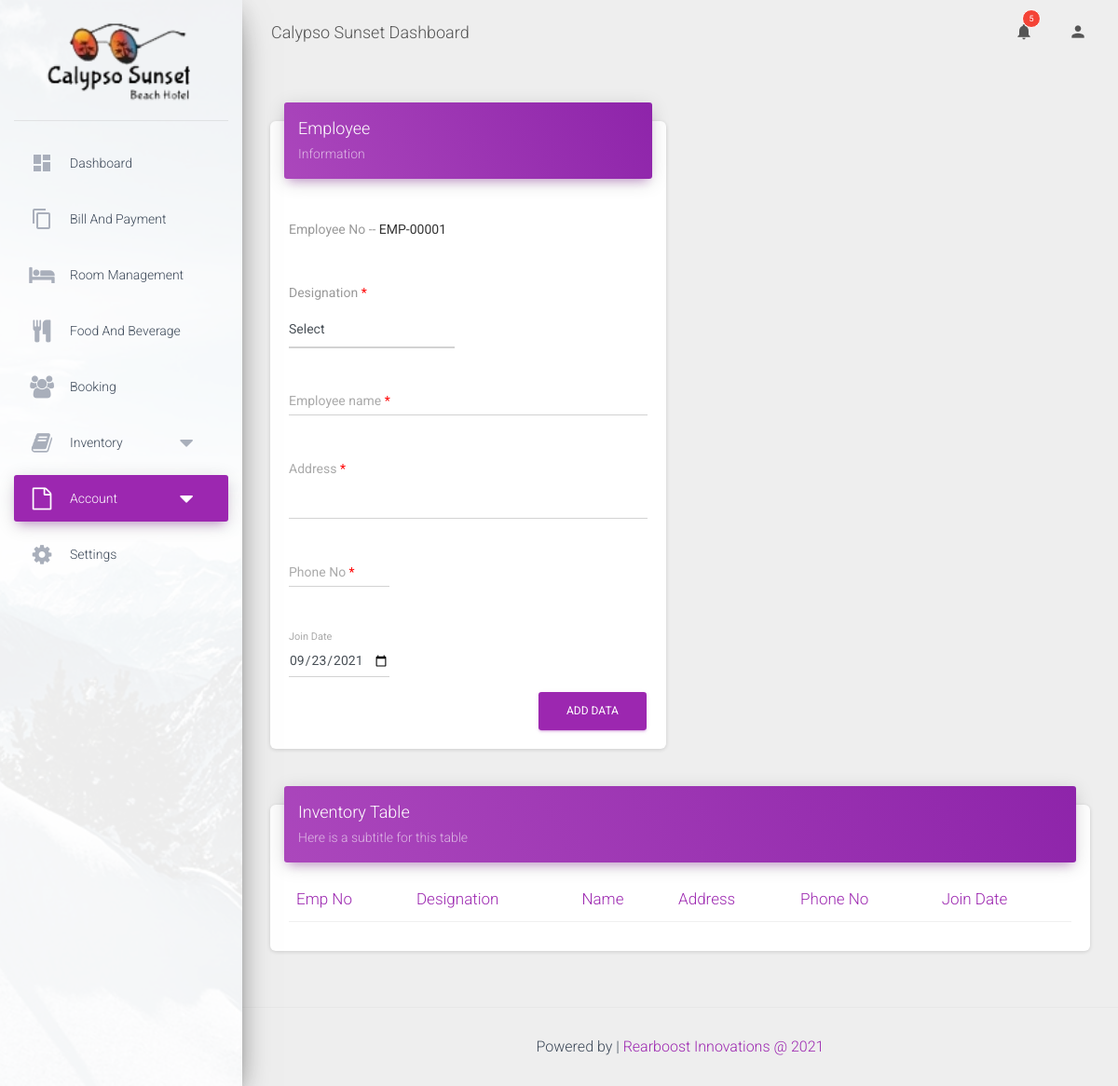
The app's page /content/employee.php (signed in), older data.
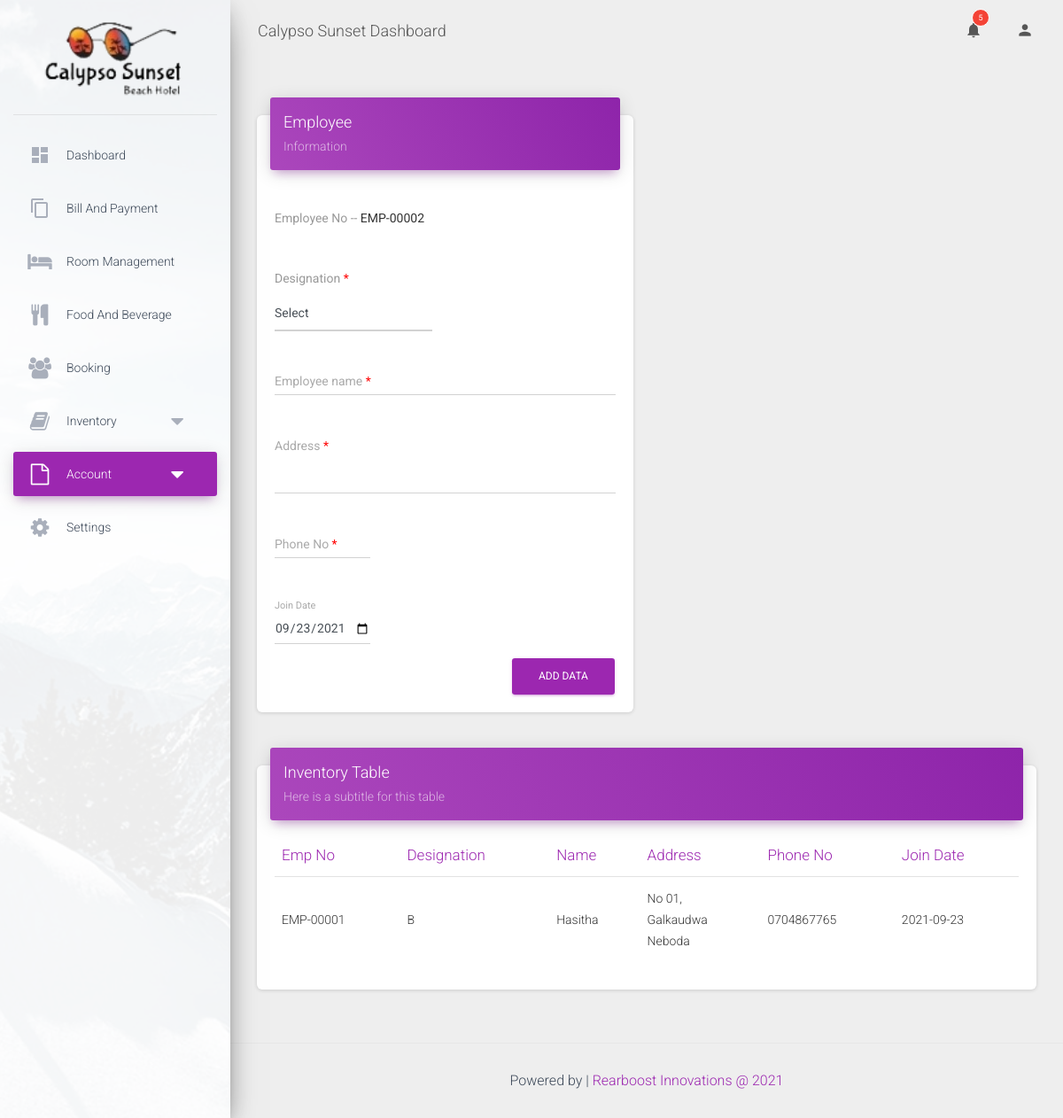
The same page, newer data.
### tables this page shows
CREATE TABLE `employee` (
  `id` int(11) NOT NULL,
  `emp_id` varchar(50) NOT NULL,
  `name` varchar(150) NOT NULL,
  `des_id` int(11) NOT NULL,
  `address` varchar(250) NOT NULL,
  `phoneNo` varchar(50) NOT NULL,
  `join_date` varchar(100) NOT NULL
);

CREATE TABLE `designation` (
  `id` int(11) NOT NULL,
  `name` varchar(150) NOT NULL
);

### content/employee.php (the view, shortened to what this page needs)
<!DOCTYPE html>
<html lang="en">
<?php
    require '../include/config.php';
?>
<head>
    <?php include('../include/head.php'); ?>
</head>
<body class="">
    <div class="wrapper">
        <div class="sidebar" data-color="purple" data-background-color="white" data-image="../assets/img/sidebar-1.jpg">
            <div class="logo">
                <a href="home.php" class="simple-text logo-normal">
                <img src="../images/logo.png" alt="" style="width: 80%;">
                </a>
            </div>
            <?php include('../include/sideMenu.php'); ?>
        </div>
        <div class="main-panel">
            <?php include('../include/navhead.php'); ?>
            <div class="content">
                <div class="container-fluid">
                    <div class="row">
                        <div class="col-md-6">
                            <div class="card">
                                <div class="card-header card-header-primary">
                                    <h4 class="card-title">Employee</h4>
                                    <p class="card-category">Information</p>
                                </div>
                                <div class="card-body">
                                    <form id="employee_form">
                                        <div class="row">
                                            <div class="col-md-6">
                                                <div class="form-group">
                                                    <label class="bmd-label-floating">Employee No -- </label>
                                                    <?php
                                                        $sql ="SELECT id FROM employee ORDER BY id DESC LIMIT 1";
                                                        $result=mysqli_query($conn,$sql);
                                                        $row_get = mysqli_fetch_assoc($result);
                                                        $count =mysqli_num_rows($result);
                                                        if($count==0){
                                                            $nextID = 1;
                                                        }else{
                                                            $nextID =$row_get['id']+1;
                                                        }
                                                        $nextID = sprintf('EMP-%05d', $nextID);
                                                    ?>
                                                    <b><span><?php echo $nextID;  ?></span></b>
                                                </div>
                                            </div>
                                        </div>
                                         <div class="row">
                                          <div class="col-md-6">
                                              <div class="form-group">
                                                  <label class="bmd-label-floating">Designation<span style="color: red;"> *<span></label>
                                                  <select  class="form-control" id="des_id" name="des_id" required>
                                                          <option value="">Select</option>
                                                  </select>
                                              </div>
                                          </div>
                                        </div>
                                        <div class="row">
                                            <div class="col-md-12">
                                                <div class="form-group">
                                                    <label class="bmd-label-floating">Employee name<span style="color: red;"> *<span></label>
                                                    <input type="text" class="form-control" id="ename" name="ename" required>
                                                </div>
                                            </div>
                                        </div>
                                        <div class="row">
                                            <div class="col-md-12">
                                                <div class="form-group">
                                                    <label class="bmd-label-floating">Address<span style="color: red;"> *<span></label>
                                                    <textarea class="form-control" rows="3" id="address" name="address"></textarea>
                                                </div>
                                            </div>
                                        </div>
                                        <div class="row">
                                            <div class="col-md-4">
                                                <div class="form-group">
                                                    <label class="bmd-label-floating">Phone No <span style="color: red;"> *<span></label>
                                                    <input type="text" class="form-control" id="phoneNo" name="phoneNo" required>
                                                </div>
                                            </div>
                                        </div>
                                        <br>
                                        <div class="row">
                                            <div class="col-md-4">
                                                <div class="form-group">
                                                     <label class="bmd-label-floating" style="top: -1rem; left: 0; font-size: 0.6875rem;">Join Date</label>
                                                    <input type="date" name="join_date" class="form-control" value='<?php echo date('Y-m-d'); ?>'  id="join_date">
                                                </div>
                                            </div>
                                        </div>
                                        <button type="submit"  class="btn btn-primary pull-right" >Add Data</button>
                                        <div class="clearfix"></div>
                                    </form>
                                </div>
                            </div>
                        </div>
                        <div class="col-md-12">
                            <div class="card">
                                <div class="card-header card-header-primary">
                                    <h4 class="card-title ">Inventory Table</h4>
                                    <p class="card-category"> Here is a subtitle for this table</p>
                                </div>
                                <div class="card-body">
                                   <?php
                                       $query = "SELECT A.emp_id , B.name AS dname , A.name , A.address ,A.phoneNo ,A.join_date FROM employee A  INNER JOIN designation B ON A.des_id = B.id;";
                                       $result = mysqli_query($conn ,$query);
                                    ?>
                                    <div class="table-responsive" id="room_table">
                                        <table class="table">
                                            <thead class=" text-primary">
                                                <th>
                                                    Emp No
                                                </th>
                                                <th>
                                                    Designation
                                                </th>
                                                <th>
                                                    Name
                                                </th>
                                                <th>
                                                   Address
                                                </th>
                                                <th>
                                                   Phone No
                                                </th>
                                                <th>
                                                   Join Date
                                                </th>
                                            </thead>
                                            <tbody>
                                                <?php
                                                while($row = mysqli_fetch_array($result))
                                                   {
                                                    $address = str_replace('\r\n',"</br>",$row["address"]);
                                                    echo '
                                                    <tr>
                                                     <td>'.$row["emp_id"].'</td>';
                                                     echo '
                                                     <td>'.$row["dname"].'</td>
                                                     <td>'.$row["name"].'</td>
                                                     <td>'.$address.'</td>
                                                     <td>'.$row["phoneNo"].'</td>
                                                     <td>'.$row["join_date"].'</td>
                                                     ';
                                                  echo '</tr>
                                                      '  ;
                                                   }
                                                 ?>
                                            </tbody>
                                        </table>
                                    </div>
                                </div>
                            </div>
                        </div>
                    </div>
                </div>
            </div>
            <footer class="footer ">
                <div class="container-fluid" style="display: inline-grid;">
                    <?php include('../include/footerc.php'); ?>
                </div>
            </footer>
        </div>
    </div>
</body>
</html>

### include/head.php (shortened to what this page needs)
<link rel="stylesheet" href="https://maxcdn.bootstrapcdn.com/font-awesome/latest/css/font-awesome.min.css" />
<link rel="stylesheet" href="../assets/css/material-dashboard.css?v=2.0.0">
<link rel="stylesheet" href="../assets/css/main.css">
<link href="../assets/assets-for-demo/demo.css" rel="stylesheet" />

### include/sideMenu.php (shortened to what this page needs)
 <div class="sidebar-wrapper">
    <ul class="nav">
    <li class="nav-item <?php  if(basename($_SERVER['PHP_SELF'])=='home.php'){ echo "active";}  ?>">
        <a class="nav-link" href="home.php">
            <i class="material-icons">dashboard</i>
            <p>Dashboard</p>
        </a>
    </li>
    <li class="nav-item <?php  if(basename($_SERVER['PHP_SELF'])=='bill_and_payment.php'){ echo "active";}  ?>">
        <a class="nav-link" href="bill_and_payment.php">
            <i class="material-icons">content_copy</i>
            <p>Bill and payment</p>
        </a>
    </li>
    <li class="nav-item <?php  if(basename($_SERVER['PHP_SELF'])=='room_management.php'){ echo "active";}  ?>">
        <a class="nav-link" href="room_management.php">
            <i class="fa fa-bed"></i>
            <p>Room management</p>
        </a>
    </li>
    <li class="nav-item <?php  if(basename($_SERVER['PHP_SELF'])=='food_and_beverage.php'){ echo "active";}  ?>">
        <a class="nav-link" href="food_and_beverage.php">
            <i class="fa fa-cutlery"></i>
            <p>Food and beverage</p>
        </a>
    </li>
    <li class="nav-item <?php  if(basename($_SERVER['PHP_SELF'])=='booking.php'){ echo "active";}  ?>">
        <a class="nav-link" href="booking.php">
            <i class="fa fa-users"></i>
            <p>Booking</p>
        </a>
    </li>
    <li class="nav-item <?php  if(basename($_SERVER['PHP_SELF'])=='inventory.php'|| basename($_SERVER['PHP_SELF'])=='assign_item.php' || basename($_SERVER['PHP_SELF'])=='bad_items.php' || basename($_SERVER['PHP_SELF'])=='purchase.php'){ echo "active";}  ?>">
        <a class="nav-link inv" style="cursor: pointer;">
            <i class="fa fa-book"></i>
            <p>Inventory <i class="fa fa-caret-down" style="float: right;"></i></p>
        </a>
    </li>
    <li class="nav-item <?php  if(basename($_SERVER['PHP_SELF'])=='employee.php' || basename($_SERVER['PHP_SELF'])=='employee.php' || basename($_SERVER['PHP_SELF'])=='account_settings.php'){ echo "active";}  ?>">
        <a class="nav-link inv" style="cursor: pointer;">
            <i class="fa fa-file-o"></i>
            <p>Account <i class="fa fa-caret-down" style="float: right;"></i></p>
        </a>
    </li>
    <li class="nav-item <?php  if(basename($_SERVER['PHP_SELF'])=='settings.php'){ echo "active";}  ?>">
        <a class="nav-link" href="settings.php">
            <i class="fa fa-cog"></i>
            <p>Settings</p>
        </a>
    </li>
    </ul>
</div>

### include/navhead.php (shortened to what this page needs)
<nav class="navbar navbar-expand-lg navbar-transparent  navbar-absolute fixed-top">
    <div class="container-fluid">
        <div class="navbar-wrapper">
            <a class="navbar-brand" href="#pablo">Calypso Sunset Dashboard</a>
        </div>
        <div class="collapse navbar-collapse justify-content-end" id="navigation">
            <ul class="navbar-nav">
                <li class="nav-item dropdown">
                    <a class="nav-link" href="http://example.com" id="navbarDropdownMenuLink" data-toggle="dropdown" aria-haspopup="true" aria-expanded="false">
                        <i class="material-icons">notifications</i>
                        <span class="notification">5</span>
                    </a>
                </li>
                <li class="nav-item">
                    <a class="nav-link" href="" data-toggle="modal" data-target="#exampleModal">
                        <i class="material-icons">person</i>
                    </a>
                </li>
            </ul>
        </div>
    </div>
</nav>

### include/footerc.php (shortened to what this page needs)
<div class="copyright pull-right" style="padding: 15px 34px;">
    Powered by |
    <a href="https://rearboost.com/" target="_blank">Rearboost Innovations @ 2021</a>
</div>

Row changes from the older to the newer data that the page shows:
added employee: id "EMP-00002", emp "EMP-00001", designation.name "B", name "Hasitha", address "No 01, Galkaudwa Neboda", phoneNo "0704867765", join_date "2021-09-23"
Text that changed along with them:
$nextID: "EMP-00001" → (not shown)
